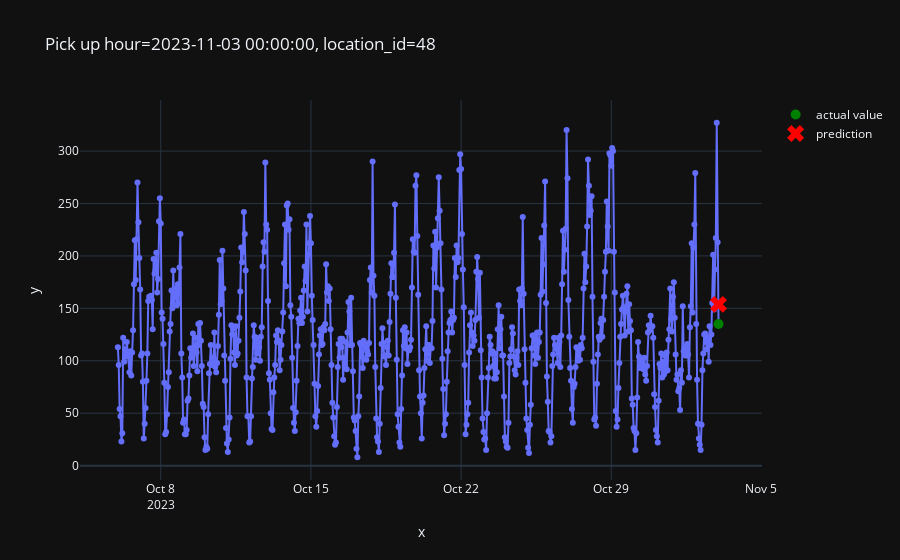

Here is the notebook cell this chart was saved with:
### Code cell
from src.plot import plot_one_sample

plot_one_sample(
    features=X_test,
    targets = y_test,
    example_id = 2900,
    predictions=pd.Series(predictions)
)

### Figure 1 — Plotly figure (JSON) as saved in the notebook; plotly's stock layout.template omitted (floating-point values rounded to 4 significant figures; data arrays with more than 128 entries replaced by an {"elided": "..."} marker saying what was removed)
{"data": [{"hovertemplate": "x=%{x}<br>y=%{y}<extra></extra>", "legendgroup": "", "line": {"color": "#636efa", "dash": "solid"}, "marker": {"symbol": "circle"}, "mode": "lines+markers", "name": "", "orientation": "v", "showlegend": false, "type": "scatter", "x": {"elided": "673 str values"}, "xaxis": "x", "y": {"elided": "673 int values"}, "yaxis": "y"}, {"line": {"color": "green"}, "marker": {"size": 10}, "mode": "markers", "name": "actual value", "type": "scatter", "x": ["2023-11-03T00:00:00"], "y": [135]}, {"line": {"color": "red"}, "marker": {"size": 15, "symbol": "x"}, "mode": "markers", "name": "prediction", "type": "scatter", "x": ["2023-11-03T00:00:00"], "y": [153.8]}], "layout": {"legend": {"tracegroupgap": 0}, "title": {"text": "Pick up hour=2023-11-03 00:00:00, location_id=48"}, "xaxis": {"anchor": "y", "domain": [0, 1], "title": {"text": "x"}}, "yaxis": {"anchor": "x", "domain": [0, 1], "title": {"text": "y"}}}}
